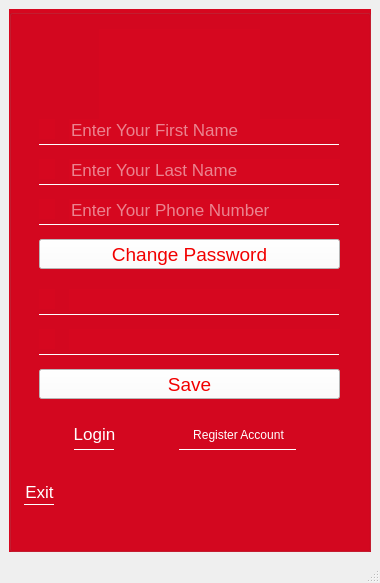
<?xml version="1.0" encoding="UTF-8"?>
<ui version="4.0">
 <class>MainWindow</class>
 <widget class="QMainWindow" name="MainWindow">
  <property name="geometry">
   <rect>
    <x>0</x>
    <y>0</y>
    <width>380</width>
    <height>583</height>
   </rect>
  </property>
  <property name="windowTitle">
   <string>MainWindow</string>
  </property>
  <widget class="QWidget" name="centralwidget">
   <property name="enabled">
    <bool>true</bool>
   </property>
   <property name="font">
    <font>
     <kerning>true</kerning>
    </font>
   </property>
   <layout class="QVBoxLayout" name="verticalLayout">
    <item>
     <widget class="QGroupBox" name="groupBox">
      <property name="styleSheet">
       <string notr="true">background-color: rgb(214, 7, 31);</string>
      </property>
      <property name="title">
       <string/>
      </property>
      <property name="flat">
       <bool>true</bool>
      </property>
      <widget class="QLabel" name="labelLogo">
       <property name="geometry">
        <rect>
         <x>90</x>
         <y>20</y>
         <width>161</width>
         <height>91</height>
        </rect>
       </property>
       <property name="text">
        <string/>
       </property>
       <property name="scaledContents">
        <bool>true</bool>
       </property>
      </widget>
      <widget class="QLabel" name="labelFirstName">
       <property name="geometry">
        <rect>
         <x>30</x>
         <y>110</y>
         <width>16</width>
         <height>20</height>
        </rect>
       </property>
       <property name="font">
        <font>
         <pointsize>15</pointsize>
        </font>
       </property>
       <property name="styleSheet">
        <string notr="true">color: rgb(255, 255, 255);</string>
       </property>
       <property name="text">
        <string/>
       </property>
       <property name="scaledContents">
        <bool>true</bool>
       </property>
      </widget>
      <widget class="QLabel" name="labelLastName">
       <property name="geometry">
        <rect>
         <x>30</x>
         <y>150</y>
         <width>16</width>
         <height>20</height>
        </rect>
       </property>
       <property name="font">
        <font>
         <pointsize>15</pointsize>
        </font>
       </property>
       <property name="styleSheet">
        <string notr="true">color: rgb(255, 255, 255);</string>
       </property>
       <property name="text">
        <string/>
       </property>
       <property name="scaledContents">
        <bool>true</bool>
       </property>
      </widget>
      <widget class="QLabel" name="labelPhone">
       <property name="geometry">
        <rect>
         <x>30</x>
         <y>190</y>
         <width>16</width>
         <height>20</height>
        </rect>
       </property>
       <property name="font">
        <font>
         <pointsize>15</pointsize>
        </font>
       </property>
       <property name="styleSheet">
        <string notr="true">color: rgb(255, 255, 255);</string>
       </property>
       <property name="text">
        <string/>
       </property>
       <property name="scaledContents">
        <bool>true</bool>
       </property>
      </widget>
      <widget class="QLineEdit" name="lineEditFirstName">
       <property name="geometry">
        <rect>
         <x>60</x>
         <y>110</y>
         <width>271</width>
         <height>22</height>
        </rect>
       </property>
       <property name="font">
        <font>
         <pointsize>13</pointsize>
        </font>
       </property>
       <property name="styleSheet">
        <string notr="true">color: rgb(255, 255, 255);</string>
       </property>
       <property name="frame">
        <bool>false</bool>
       </property>
       <property name="placeholderText">
        <string>Enter Your First Name</string>
       </property>
      </widget>
      <widget class="QLineEdit" name="lineEditLastName">
       <property name="geometry">
        <rect>
         <x>60</x>
         <y>150</y>
         <width>271</width>
         <height>22</height>
        </rect>
       </property>
       <property name="font">
        <font>
         <pointsize>13</pointsize>
        </font>
       </property>
       <property name="styleSheet">
        <string notr="true">color: rgb(255, 255, 255);</string>
       </property>
       <property name="frame">
        <bool>false</bool>
       </property>
       <property name="placeholderText">
        <string>Enter Your Last Name</string>
       </property>
      </widget>
      <widget class="QLineEdit" name="lineEditPhone">
       <property name="geometry">
        <rect>
         <x>60</x>
         <y>190</y>
         <width>271</width>
         <height>22</height>
        </rect>
       </property>
       <property name="font">
        <font>
         <pointsize>13</pointsize>
        </font>
       </property>
       <property name="styleSheet">
        <string notr="true">color: rgb(255, 255, 255);</string>
       </property>
       <property name="frame">
        <bool>false</bool>
       </property>
       <property name="placeholderText">
        <string>Enter Your Phone Number</string>
       </property>
      </widget>
      <widget class="QPushButton" name="pushButtonChange">
       <property name="geometry">
        <rect>
         <x>30</x>
         <y>230</y>
         <width>301</width>
         <height>30</height>
        </rect>
       </property>
       <property name="font">
        <font>
         <pointsize>14</pointsize>
        </font>
       </property>
       <property name="styleSheet">
        <string notr="true">background-color: rgb(255, 255, 255);
color: rgb(241, 0, 0);</string>
       </property>
       <property name="text">
        <string>Change Password</string>
       </property>
      </widget>
      <widget class="QPushButton" name="pushButtonLogin">
       <property name="geometry">
        <rect>
         <x>50</x>
         <y>415</y>
         <width>71</width>
         <height>20</height>
        </rect>
       </property>
       <property name="font">
        <font>
         <pointsize>13</pointsize>
        </font>
       </property>
       <property name="styleSheet">
        <string notr="true">color: rgb(255, 255, 255);</string>
       </property>
       <property name="text">
        <string>Login</string>
       </property>
       <property name="flat">
        <bool>true</bool>
       </property>
      </widget>
      <widget class="QPushButton" name="pushButtonExit">
       <property name="geometry">
        <rect>
         <x>0</x>
         <y>470</y>
         <width>61</width>
         <height>25</height>
        </rect>
       </property>
       <property name="font">
        <font>
         <pointsize>13</pointsize>
        </font>
       </property>
       <property name="styleSheet">
        <string notr="true">color: rgb(255, 255, 255);</string>
       </property>
       <property name="text">
        <string>Exit</string>
       </property>
       <property name="flat">
        <bool>true</bool>
       </property>
      </widget>
      <widget class="Line" name="lineExit">
       <property name="geometry">
        <rect>
         <x>15</x>
         <y>495</y>
         <width>30</width>
         <height>1</height>
        </rect>
       </property>
       <property name="styleSheet">
        <string notr="true">background-color: rgb(255, 255, 255);</string>
       </property>
       <property name="orientation">
        <enum>Qt::Horizontal</enum>
       </property>
      </widget>
      <widget class="QLabel" name="labelPassword">
       <property name="geometry">
        <rect>
         <x>30</x>
         <y>280</y>
         <width>16</width>
         <height>20</height>
        </rect>
       </property>
       <property name="font">
        <font>
         <pointsize>15</pointsize>
        </font>
       </property>
       <property name="styleSheet">
        <string notr="true">color: rgb(255, 255, 255);</string>
       </property>
       <property name="text">
        <string/>
       </property>
       <property name="scaledContents">
        <bool>true</bool>
       </property>
      </widget>
      <widget class="QLabel" name="labelConfirm">
       <property name="geometry">
        <rect>
         <x>30</x>
         <y>320</y>
         <width>16</width>
         <height>20</height>
        </rect>
       </property>
       <property name="font">
        <font>
         <pointsize>15</pointsize>
        </font>
       </property>
       <property name="styleSheet">
        <string notr="true">color: rgb(255, 255, 255);</string>
       </property>
       <property name="text">
        <string/>
       </property>
       <property name="scaledContents">
        <bool>true</bool>
       </property>
      </widget>
      <widget class="QLineEdit" name="lineEditPassword">
       <property name="geometry">
        <rect>
         <x>60</x>
         <y>280</y>
         <width>271</width>
         <height>22</height>
        </rect>
       </property>
       <property name="styleSheet">
        <string notr="true">color: rgb(255, 255, 255);</string>
       </property>
       <property name="text">
        <string/>
       </property>
       <property name="frame">
        <bool>false</bool>
       </property>
       <property name="echoMode">
        <enum>QLineEdit::Password</enum>
       </property>
       <property name="readOnly">
        <bool>true</bool>
       </property>
      </widget>
      <widget class="QLineEdit" name="lineEditConfirm">
       <property name="geometry">
        <rect>
         <x>60</x>
         <y>320</y>
         <width>271</width>
         <height>21</height>
        </rect>
       </property>
       <property name="styleSheet">
        <string notr="true">color: rgb(255, 255, 255);</string>
       </property>
       <property name="frame">
        <bool>false</bool>
       </property>
       <property name="echoMode">
        <enum>QLineEdit::Password</enum>
       </property>
       <property name="readOnly">
        <bool>true</bool>
       </property>
      </widget>
      <widget class="QPushButton" name="pushButtonSave">
       <property name="geometry">
        <rect>
         <x>30</x>
         <y>360</y>
         <width>301</width>
         <height>30</height>
        </rect>
       </property>
       <property name="font">
        <font>
         <pointsize>14</pointsize>
        </font>
       </property>
       <property name="styleSheet">
        <string notr="true">background-color: rgb(255, 255, 255);
color: rgb(241, 0, 0);</string>
       </property>
       <property name="text">
        <string>Save</string>
       </property>
      </widget>
      <widget class="Line" name="lineLogin">
       <property name="geometry">
        <rect>
         <x>65</x>
         <y>440</y>
         <width>40</width>
         <height>1</height>
        </rect>
       </property>
       <property name="styleSheet">
        <string notr="true">background-color: rgb(255, 255, 255);</string>
       </property>
       <property name="orientation">
        <enum>Qt::Horizontal</enum>
       </property>
      </widget>
      <widget class="Line" name="lineFirst">
       <property name="geometry">
        <rect>
         <x>30</x>
         <y>135</y>
         <width>300</width>
         <height>1</height>
        </rect>
       </property>
       <property name="styleSheet">
        <string notr="true">background-color: rgb(255, 255, 255);</string>
       </property>
       <property name="orientation">
        <enum>Qt::Horizontal</enum>
       </property>
      </widget>
      <widget class="Line" name="lineLast">
       <property name="geometry">
        <rect>
         <x>30</x>
         <y>175</y>
         <width>300</width>
         <height>1</height>
        </rect>
       </property>
       <property name="styleSheet">
        <string notr="true">background-color: rgb(255, 255, 255);</string>
       </property>
       <property name="orientation">
        <enum>Qt::Horizontal</enum>
       </property>
      </widget>
      <widget class="Line" name="linePhone">
       <property name="geometry">
        <rect>
         <x>30</x>
         <y>215</y>
         <width>300</width>
         <height>1</height>
        </rect>
       </property>
       <property name="styleSheet">
        <string notr="true">background-color: rgb(255, 255, 255);</string>
       </property>
       <property name="orientation">
        <enum>Qt::Horizontal</enum>
       </property>
      </widget>
      <widget class="Line" name="linePassword">
       <property name="geometry">
        <rect>
         <x>30</x>
         <y>305</y>
         <width>300</width>
         <height>1</height>
        </rect>
       </property>
       <property name="styleSheet">
        <string notr="true">background-color: rgb(255, 255, 255);</string>
       </property>
       <property name="orientation">
        <enum>Qt::Horizontal</enum>
       </property>
      </widget>
      <widget class="Line" name="lineConfirm">
       <property name="geometry">
        <rect>
         <x>30</x>
         <y>345</y>
         <width>300</width>
         <height>1</height>
        </rect>
       </property>
       <property name="styleSheet">
        <string notr="true">background-color: rgb(255, 255, 255);</string>
       </property>
       <property name="orientation">
        <enum>Qt::Horizontal</enum>
       </property>
      </widget>
      <widget class="Line" name="lineRegister">
       <property name="geometry">
        <rect>
         <x>170</x>
         <y>440</y>
         <width>117</width>
         <height>1</height>
        </rect>
       </property>
       <property name="styleSheet">
        <string notr="true">background-color: rgb(255, 255, 255);</string>
       </property>
       <property name="orientation">
        <enum>Qt::Horizontal</enum>
       </property>
      </widget>
      <widget class="QPushButton" name="pushButtonRegister">
       <property name="geometry">
        <rect>
         <x>154</x>
         <y>410</y>
         <width>151</width>
         <height>32</height>
        </rect>
       </property>
       <property name="styleSheet">
        <string notr="true">color: rgb(255, 255, 255);</string>
       </property>
       <property name="text">
        <string>Register Account</string>
       </property>
       <property name="flat">
        <bool>true</bool>
       </property>
      </widget>
     </widget>
    </item>
   </layout>
  </widget>
  <widget class="QMenuBar" name="menubar">
   <property name="geometry">
    <rect>
     <x>0</x>
     <y>0</y>
     <width>380</width>
     <height>24</height>
    </rect>
   </property>
  </widget>
  <widget class="QStatusBar" name="statusbar"/>
 </widget>
 <resources/>
 <connections/>
</ui>
